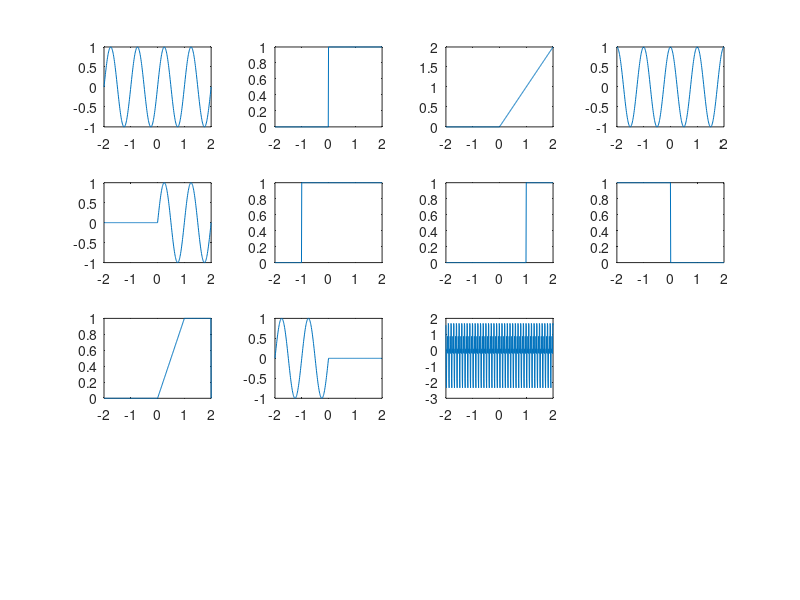

Reproduce this figure in MATLAB.
t=-2:0.01:2;
y=sin(2*pi*1*t);
us=t>=0;
r=t.*us;
c=cos(2*pi*1*t);
a1=y.*us;
a2=t>=-1;
a3=t>=1;
a4=t<=0;
a6=t>=2;
a5=r-(t-1).*a3-a6;
a7=y.*a4;
a8=cos(2*pi*10*t+pi/2)+cos(2*pi*20*t+pi/4)+cos(2*pi*30*t+pi/6);
f=figure;
f1=subplot(4,4,1);
plot(t,y);
f2=subplot(4,4,2);
plot(t,us);
f3=subplot(4,4,3);
plot(t,r);
f4=subplot(4,4,4);
plot(t,c);
f5=subplot(4,4,5);
plot(t,a1);
f6=subplot(4,4,6);
plot(t,a2);
f7=subplot(4,4,7);
plot(t,a3);
f8=subplot(4,4,8);
plot(t,a4);
f9=subplot(4,4,9);
plot(t,a5);
f10=subplot(4,4,10);
plot(t,a7);
f10=subplot(4,4,11);
plot(t,a8);